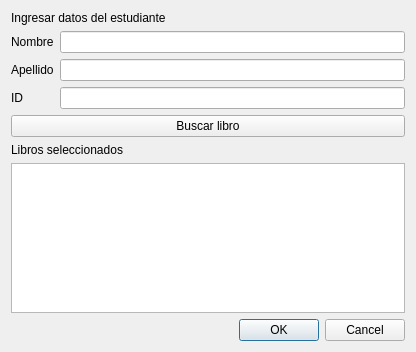
<?xml version="1.0" encoding="UTF-8"?>
<ui version="4.0">
 <class>Form</class>
 <widget class="QWidget" name="Form">
  <property name="geometry">
   <rect>
    <x>0</x>
    <y>0</y>
    <width>416</width>
    <height>352</height>
   </rect>
  </property>
  <property name="windowTitle">
   <string>Form</string>
  </property>
  <layout class="QGridLayout" name="gridLayout">
   <item row="0" column="0" colspan="2">
    <widget class="QLabel" name="label">
     <property name="text">
      <string>Ingresar datos del estudiante</string>
     </property>
    </widget>
   </item>
   <item row="1" column="0">
    <widget class="QLabel" name="label_2">
     <property name="text">
      <string>Nombre</string>
     </property>
    </widget>
   </item>
   <item row="1" column="1">
    <widget class="QLineEdit" name="lineEdit"/>
   </item>
   <item row="2" column="0">
    <widget class="QLabel" name="label_3">
     <property name="text">
      <string>Apellido</string>
     </property>
    </widget>
   </item>
   <item row="2" column="1">
    <widget class="QLineEdit" name="lineEdit_2"/>
   </item>
   <item row="3" column="0">
    <widget class="QLabel" name="label_4">
     <property name="text">
      <string>ID</string>
     </property>
    </widget>
   </item>
   <item row="3" column="1">
    <widget class="QLineEdit" name="lineEdit_3"/>
   </item>
   <item row="4" column="0" colspan="2">
    <widget class="QPushButton" name="pushButton">
     <property name="text">
      <string>Buscar libro</string>
     </property>
    </widget>
   </item>
   <item row="5" column="0" colspan="2">
    <widget class="QLabel" name="label_5">
     <property name="text">
      <string>Libros seleccionados</string>
     </property>
    </widget>
   </item>
   <item row="6" column="0" colspan="2">
    <widget class="QListWidget" name="listWidget"/>
   </item>
   <item row="7" column="0" colspan="2">
    <widget class="QDialogButtonBox" name="buttonBox">
     <property name="standardButtons">
      <set>QDialogButtonBox::Cancel|QDialogButtonBox::Ok</set>
     </property>
    </widget>
   </item>
  </layout>
 </widget>
 <resources/>
 <connections/>
</ui>
